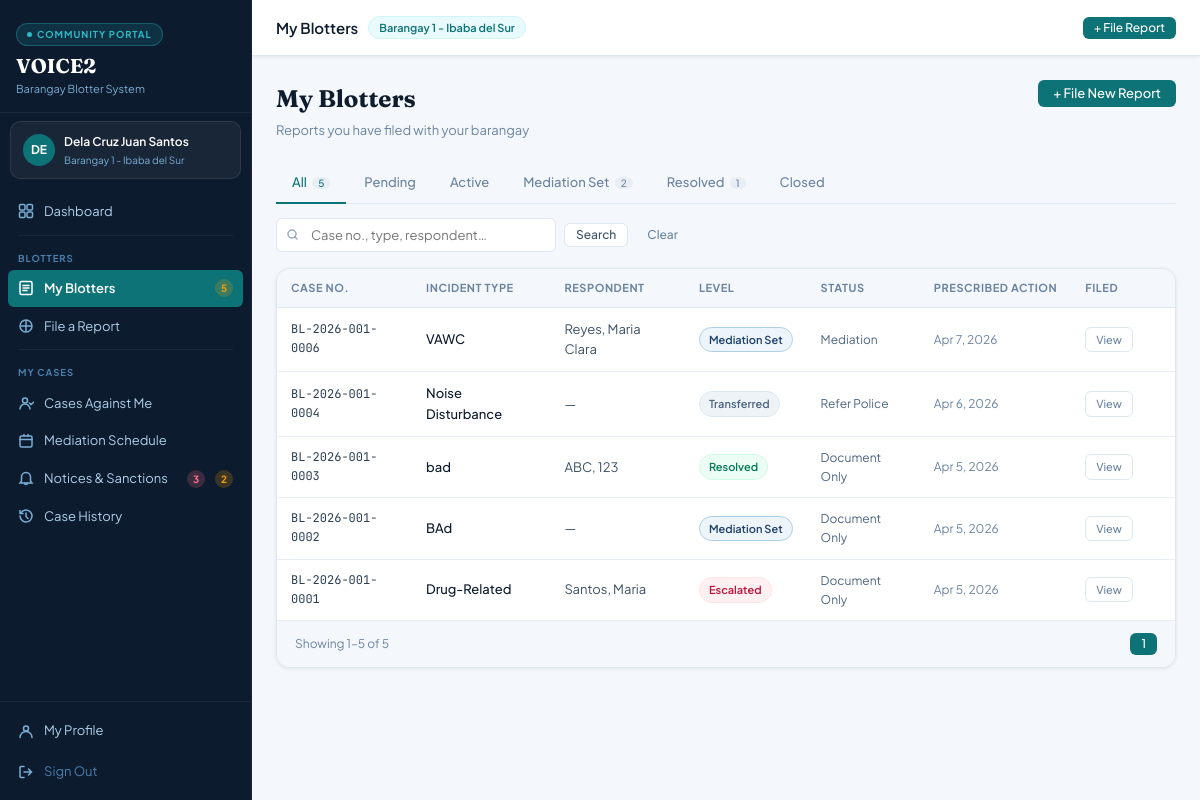
The app's page /community-portal/index.php?page=my-blotters (signed in) with its own data.
### tables this page shows
CREATE TABLE `barangays` (
  `id` int(10) UNSIGNED NOT NULL,
  `name` varchar(120) NOT NULL,
  `municipality` varchar(120) NOT NULL,
  `province` varchar(120) DEFAULT NULL,
  `psgc_code` varchar(20) DEFAULT NULL,
  `contact_no` varchar(20) DEFAULT NULL,
  `email` varchar(120) DEFAULT NULL,
  `address` text DEFAULT NULL,
  `captain_name` varchar(120) DEFAULT NULL,
  `is_active` tinyint(1) NOT NULL DEFAULT 1,
  `created_at` datetime NOT NULL DEFAULT current_timestamp(),
  `updated_at` datetime NOT NULL DEFAULT current_timestamp() ON UPDATE current_timestamp()
);

CREATE TABLE `blotters` (
  `id` int(10) UNSIGNED NOT NULL,
  `case_number` varchar(30) NOT NULL,
  `barangay_id` int(10) UNSIGNED NOT NULL,
  `complainant_user_id` int(10) UNSIGNED DEFAULT NULL,
  `respondent_user_id` int(10) UNSIGNED DEFAULT NULL,
  `complainant_name` varchar(200) NOT NULL,
  `complainant_contact` varchar(20) DEFAULT NULL,
  `complainant_address` text DEFAULT NULL,
  `respondent_name` varchar(200) NOT NULL DEFAULT 'Unknown',
  `respondent_contact` varchar(20) DEFAULT NULL,
  `respondent_address` text DEFAULT NULL,
  `incident_type` varchar(100) NOT NULL,
  `violation_level` enum('minor','moderate','serious','critical') NOT NULL,
  `incident_date` date NOT NULL,
  `incident_time` time DEFAULT NULL,
  `incident_location` text DEFAULT NULL,
  `incident_lat` decimal(10,7) DEFAULT NULL,
  `incident_lng` decimal(10,7) DEFAULT NULL,
  `narrative` text DEFAULT NULL,
  `prescribed_action` enum('document_only','mediation','refer_barangay','refer_police','refer_vawc','escalate_municipality','pending') NOT NULL DEFAULT 'pending',
  `status` enum('pending_review','active','mediation_set','escalated','resolved','closed','transferred','dismissed','cfa_issued','repudiated') NOT NULL DEFAULT 'pending_review',
  `assigned_officer_id` int(10) UNSIGNED DEFAULT NULL,
  `filed_by_user_id` int(10) UNSIGNED DEFAULT NULL,
  `remarks` text DEFAULT NULL,
  `complainant_missed` tinyint(3) UNSIGNED NOT NULL DEFAULT 0 COMMENT 'How many mediation sessions complainant missed',
  `respondent_missed` tinyint(3) UNSIGNED NOT NULL DEFAULT 0 COMMENT 'How many mediation sessions respondent missed',
  `created_at` datetime NOT NULL DEFAULT current_timestamp(),
  `updated_at` datetime NOT NULL DEFAULT current_timestamp() ON UPDATE current_timestamp()
);

### connection/connect.php (called while the page is built, shortened)
<?php
function currentUser(): array {
    return [
        'id'         => $_SESSION['user_id']   ?? null,
        'name'       => $_SESSION['user_name'] ?? null,
        'role'       => $_SESSION['user_role'] ?? null,
        'barangay_id'=> $_SESSION['barangay_id'] ?? null,
    ];
}
function e(string $str): string {
    return htmlspecialchars($str, ENT_QUOTES, 'UTF-8');
}

### community-portal/pages/my-blotters.php (the view, shortened to what this page needs)
<?php
$uid = (int)$user['id'];
$f_status = $_GET['status'] ?? '';
$f_search = $_GET['search'] ?? '';
$pg = max(1, (int)($_GET['pg'] ?? 1));
$per = 15; $off = ($pg - 1) * $per;
$where = ["complainant_user_id = $uid"]; $params = [];
$ws = 'WHERE ' . implode(' AND ', $where);
$blotters = []; $total = 0;
try {
    $c = $pdo->prepare("SELECT COUNT(*) FROM blotters $ws"); $c->execute($params); $total = (int)$c->fetchColumn();
    $s = $pdo->prepare("SELECT * FROM blotters $ws ORDER BY created_at DESC LIMIT ? OFFSET ?");
    $s->execute(array_merge($params, [$per, $off]));
    $blotters = $s->fetchAll();
} catch (PDOException $e) {}
$total_pages = max(1, (int)ceil($total / $per));
$tcounts = [];
try {
    $rows = $pdo->query("SELECT status, COUNT(*) c FROM blotters WHERE complainant_user_id=$uid GROUP BY status")->fetchAll();
    foreach ($rows as $r) $tcounts[$r['status']] = (int)$r['c'];
} catch (PDOException $e) {}
$tcounts['all'] = array_sum($tcounts);
function mbq(array $o = []): string {
    $b = array_filter(['page'=>'my-blotters','status'=>$_GET['status']??'','search'=>$_GET['search']??''], fn($v)=>$v!=='');
    return '?' . http_build_query(array_merge($b, $o));
}
$sm = ['pending_review'=>'ch-amber','active'=>'ch-teal','mediation_set'=>'ch-navy','resolved'=>'ch-green','closed'=>'ch-slate','escalated'=>'ch-rose','transferred'=>'ch-slate'];
?>
<div class="page-hdr">
  <div class="page-hdr-left"><h2>My Blotters</h2><p>Reports you have filed with your barangay</p></div>
  <a href="?page=file-report" class="btn btn-primary">+ File New Report</a>
</div>
<div class="tab-bar" style="margin-bottom:0;border-bottom:none">
  <?php
  $tabs = ['' => 'All', 'pending_review' => 'Pending', 'active' => 'Active', 'mediation_set' => 'Mediation Set', 'resolved' => 'Resolved', 'closed' => 'Closed'];
  foreach ($tabs as $val => $lbl):
    $cnt = $val === '' ? ($tcounts['all']??0) : ($tcounts[$val]??0);
  ?>
  <a class="tab-item <?= $f_status===$val?'active':'' ?>" href="<?= mbq(['status'=>$val,'pg'=>1]) ?>">
    <?= $lbl ?><?php if ($cnt): ?> <span style="font-size:10px;background:var(--surface-2);padding:0 6px;border-radius:10px;margin-left:3px"><?= $cnt ?></span><?php endif; ?>
  </a>
  <?php endforeach; ?>
</div>
<div style="height:1px;background:var(--ink-100);margin-bottom:14px"></div>
<form method="GET" class="filter-bar">
  <div class="inp-icon" style="flex:1;max-width:280px">
    <input type="search" name="search" placeholder="Case no., type, respondent…" value="<?= e($f_search) ?>">
  </div>
  <button type="submit" class="btn btn-outline btn-sm">Search</button>
  <a href="?page=my-blotters" class="btn btn-ghost btn-sm">Clear</a>
</form>
<div class="card">
  <div class="tbl-wrap">
    <table>
      <thead><tr><th>Case No.</th><th>Incident Type</th><th>Respondent</th><th>Level</th><th>Status</th><th>Prescribed Action</th><th>Filed</th><th></th></tr></thead>
      <tbody>
      <?php if (empty($blotters)): ?>
        <tr><td colspan="8"><div class="empty-state"><div class="es-icon">📋</div><div class="es-title">No reports found</div><div class="es-sub"><a href="?page=file-report" style="color:var(--green-600)">File your first report →</a></div></div></td></tr>
      <?php else: foreach ($blotters as $b): ?>
        <tr>
          <td class="td-mono"><?= e($b['case_number']) ?></td>
          <td class="td-main"><?= e($b['incident_type']) ?></td>
          <td><?= e($b['respondent_name'] ?: '—') ?></td>
          <td><span class="chip <?= $sm[$b['status']]??'ch-slate' ?>"><?= ucwords(str_replace('_',' ',$b['status'])) ?></span></td>
          <td style="font-size:12px;color:var(--ink-500)"><?= e(ucwords(str_replace('_',' ',$b['prescribed_action']??''))) ?: '—' ?></td>
          <td style="font-size:12px;color:var(--ink-400)"><?= date('M j, Y', strtotime($b['created_at'])) ?></td>
          <td><button class="act-btn" onclick="viewBlotter(<?= $b['id'] ?>)">View</button></td>
        </tr>
      <?php endforeach; endif; ?>
      </tbody>
    </table>
  </div>
  <div class="card-foot">
    <div class="pager">
      <span class="pager-info">Showing <?= min($off+1,$total) ?>–<?= min($off+$per,$total) ?> of <?= $total ?></span>
      <div class="pager-btns">
        <?php for ($i=max(1,$pg-2);$i<=min($total_pages,$pg+2);$i++): ?><a href="<?= mbq(['pg'=>$i]) ?>" class="btn <?= $i===$pg?'btn-primary':'btn-outline' ?> btn-sm"><?= $i ?></a><?php endfor; ?>
      </div>
    </div>
  </div>
</div>

### community-portal/index.php (shortened to what this page needs)
<?php
require_once '../connection/auth.php';
$user = currentUser();
$allowed = ['dashboard','my-blotters','file-report','assigned-cases','mediation','notices','history','profile'];
$page    = (isset($_GET['page']) && in_array($_GET['page'], $allowed)) ? $_GET['page'] : 'dashboard';
$titles = [
    'dashboard'      => 'Dashboard',
    'my-blotters'    => 'My Blotters',
    'file-report'    => 'File a Report',
    'assigned-cases' => 'Cases Against Me',
    'mediation'      => 'Mediation Schedule',
    'notices'        => 'Notices & Sanctions',
    'history'        => 'Case History',
    'profile'        => 'My Profile',
];
$uid = (int)$user['id'];
$bid = (int)$user['barangay_id'];
$bgy_name = 'Your Barangay';
try {
    $s = $pdo->prepare("SELECT name FROM barangays WHERE id = ? LIMIT 1");
    $s->execute([$bid]);
    $bgy_name = $s->fetchColumn() ?: $bgy_name;
} catch (PDOException $e) {}
$badge_blotters = $badge_cases = $badge_notices = $badge_med = $badge_sanctions = 0;
try {
    $uname = trim($user['name'] ?? '');
    $name_parts = array_filter(preg_split('/[\s,]+/', $uname), fn($p) => strlen($p) > 2);
    $name_likes = [];
    foreach ($name_parts as $part) {
        $name_likes[] = 'b.respondent_name LIKE ' . $pdo->quote('%' . $part . '%');
    }
    $name_match_sql = $name_likes ? '(' . implode(' AND ', $name_likes) . ')' : '1=0';
    $respondent_scope_sql = "(b.respondent_user_id=$uid OR (b.respondent_user_id IS NULL AND $name_match_sql))";
    $badge_blotters = (int)$pdo->query("SELECT COUNT(*) FROM blotters WHERE complainant_user_id=$uid")->fetchColumn();
    $badge_notices = (int)$pdo->query("SELECT COUNT(*) FROM party_notifications WHERE recipient_user_id=$uid AND read_at IS NULL AND status IN ('pending','sent')")->fetchColumn();
    $badge_penalties = (int)$pdo->query("
        SELECT COUNT(DISTINCT p.id)
        FROM penalties p
        JOIN blotters b ON b.id = p.blotter_id
        WHERE b.barangay_id = $bid
          AND (
            (p.missed_party IN ('respondent','both') AND $respondent_scope_sql)
            OR (p.missed_party IN ('complainant','both') AND b.complainant_user_id = $uid)
          )
    ")->fetchColumn();
    $badge_event_sanctions = (int)$pdo->query("
        SELECT COUNT(*) FROM (
            SELECT CONCAT('missed_resp:', ms.id) AS sanction_key
            FROM mediation_schedules ms
            JOIN blotters b ON b.id = ms.blotter_id
            WHERE b.barangay_id = $bid
              AND ms.missed_session = 1
              AND ms.no_show_by IN ('respondent','both')
              AND $respondent_scope_sql
            UNION
            SELECT CONCAT('missed_comp:', ms.id) AS sanction_key
            FROM mediation_schedules ms
            JOIN blotters b ON b.id = ms.blotter_id
            WHERE b.barangay_id = $bid
              AND b.complainant_user_id = $uid
              AND ms.missed_session = 1
              AND ms.no_show_by IN ('complainant','both')
            UNION
            SELECT CONCAT('referred_resp:', b.id) AS sanction_key
            FROM blotters b
            WHERE b.barangay_id = $bid
              AND $respondent_scope_sql
              AND (
                b.prescribed_action IN ('refer_police','refer_vawc','escalate_municipality')
                OR b.status IN ('escalated','cfa_issued','transferred')
              )
            UNION
            SELECT CONCAT('referred_comp:', b.id) AS sanction_key
            FROM blotters b
            WHERE b.barangay_id = $bid
              AND b.complainant_user_id = $uid
              AND (
                b.prescribed_action IN ('refer_police','refer_vawc','escalate_municipality')
                OR b.status IN ('escalated','cfa_issued','transferred')
              )
            UNION
            SELECT CONCAT('dismissed_comp:', b.id) AS sanction_key
            FROM blotters b
            WHERE b.barangay_id = $bid
              AND b.complainant_user_id = $uid
              AND b.status = 'dismissed'
            UNION
            SELECT CONCAT('dismissed_resp:', b.id) AS sanction_key
            FROM blotters b
            WHERE b.barangay_id = $bid
              AND $respondent_scope_sql
              AND b.status = 'dismissed'
        ) sanctions
    ")->fetchColumn();
    $badge_sanctions = $badge_penalties + $badge_event_sanctions;
} catch (PDOException $e) {}
?>
<!DOCTYPE html>
<html lang="en">
<head>
  <link rel="stylesheet" href="css/styles.css">
</head>
<body>
<div class="app">
  <aside class="sidebar">
    <div class="sb-brand">
      <div class="sb-pill"><div class="sb-dot"></div><span>Community Portal</span></div>
      <div class="sb-name">VOICE2</div>
      <div class="sb-sub">Barangay Blotter System</div>
    </div>
    <div class="user-chip">
      <div class="user-av"><?= strtoupper(substr($user['name'] ?? 'U', 0, 2)) ?></div>
      <div>
        <div class="user-nm"><?= e($user['name'] ?? 'Resident') ?></div>
        <div class="user-bgy"><?= e($bgy_name) ?></div>
      </div>
    </div>
    <nav>
      <a class="nav-a <?= $page==='dashboard'?'active':'' ?>" href="?page=dashboard">
        <span class="nav-lbl">Dashboard</span>
      </a>
      <div class="nav-hr"></div>
      <div class="nav-sec">Blotters</div>
      <a class="nav-a <?= $page==='my-blotters'?'active':'' ?>" href="?page=my-blotters">
        <svg class="nav-ic" viewBox="0 0 16 16" fill="none" stroke="currentColor" stroke-width="1.5" stroke-linecap="round"><rect x="2" y="1.5" width="12" height="13" rx="1.5"/><path d="M5 5.5h6M5 8h6M5 10.5h4"/></svg>
        <span class="nav-lbl">My Blotters</span>
        <?php if ($badge_blotters > 0): ?><span class="nav-badge nb-amber"><?= $badge_blotters ?></span><?php endif; ?>
      </a>
      <a class="nav-a <?= $page==='file-report'?'active':'' ?>" href="?page=file-report">
        <svg class="nav-ic" viewBox="0 0 16 16" fill="none" stroke="currentColor" stroke-width="1.5" stroke-linecap="round"><path d="M8 3v10M3 8h10"/><circle cx="8" cy="8" r="6"/></svg>
        <span class="nav-lbl">File a Report</span>
      </a>
      <div class="nav-hr"></div>
      <div class="nav-sec">My Cases</div>
      <a class="nav-a <?= $page==='assigned-cases'?'active':'' ?>" href="?page=assigned-cases">
        <svg class="nav-ic" viewBox="0 0 16 16" fill="none" stroke="currentColor" stroke-width="1.5" stroke-linecap="round"><circle cx="7" cy="5.5" r="2.5"/><path d="M2 14c0-3 2.5-5 5-5s5 2.2 5 5"/><path d="M11.5 8l1.5 1.5L16 7" stroke-width="1.5"/></svg>
        <span class="nav-lbl">Cases Against Me</span>
      </a>
      <a class="nav-a <?= $page==='mediation'?'active':'' ?>" href="?page=mediation">
        <svg class="nav-ic" viewBox="0 0 16 16" fill="none" stroke="currentColor" stroke-width="1.5" stroke-linecap="round"><rect x="2" y="3" width="12" height="11" rx="1.5"/><path d="M2 6.5h12M6 3V1.5M10 3V1.5"/></svg>
        <span class="nav-lbl">Mediation Schedule</span>
      </a>
      <a class="nav-a <?= $page==='notices'?'active':'' ?>" href="?page=notices">
        <svg class="nav-ic" viewBox="0 0 16 16" fill="none" stroke="currentColor" stroke-width="1.5" stroke-linecap="round"><path d="M8 1.5C5.5 1.5 3.5 3.5 3.5 6v4L2 12h12l-1.5-2V6C12.5 3.5 10.5 1.5 8 1.5z"/><path d="M6.5 12a1.5 1.5 0 0 0 3 0"/></svg>
        <span class="nav-lbl">Notices & Sanctions</span>
        <?php if ($badge_notices > 0): ?><span class="nav-badge nb-rose" title="Unread notices"><?= $badge_notices ?></span><?php endif; ?>
        <?php if ($badge_sanctions > 0): ?><span class="nav-badge nb-amber" title="Sanctions"><?= $badge_sanctions ?></span><?php endif; ?>
      </a>
      <a class="nav-a <?= $page==='history'?'active':'' ?>" href="?page=history">
        <svg class="nav-ic" viewBox="0 0 16 16" fill="none" stroke="currentColor" stroke-width="1.5" stroke-linecap="round"><path d="M2 8a6 6 0 1 0 .9-3.2"/><path d="M2 2.5V5.5h3"/><path d="M8 5v3.5l2 2"/></svg>
        <span class="nav-lbl">Case History</span>
      </a>
    </nav>
    <div class="sb-foot">
      <a class="nav-a <?= $page==='profile'?'active':'' ?>" href="?page=profile" style="margin-bottom:4px">
        <svg class="nav-ic" viewBox="0 0 16 16" fill="none" stroke="currentColor" stroke-width="1.5" stroke-linecap="round"><circle cx="8" cy="5.5" r="2.5"/><path d="M2 14.5c0-3.3 2.7-6 6-6s6 2.7 6 6"/></svg>
        <span class="nav-lbl">My Profile</span>
      </a>
      <a class="logout-row" href="../connection/logout.php">
        <svg class="nav-ic" viewBox="0 0 16 16" fill="none" stroke="currentColor" stroke-width="1.5" stroke-linecap="round"><path d="M6 13.5H3a1 1 0 0 1-1-1v-9a1 1 0 0 1 1-1h3"/><path d="M10.5 11l3-3-3-3M13.5 8H6"/></svg>
        <span>Sign Out</span>
      </a>
    </div>
  </aside>
  <div class="main">
    <div class="topbar">
      <div class="topbar-left">
        <span class="topbar-title"><?= e($titles[$page]) ?></span>
        <span class="topbar-badge"><?= e($bgy_name) ?></span>
      </div>
      <div class="topbar-actions">
        <a href="?page=file-report" class="btn btn-primary btn-sm">+ File Report</a>
      </div>
    </div>
    <div class="content">
      <?php include "pages/{$page}.php"; ?>
    </div>
  </div>
</div>
</body>
</html>

### records on screen
barangays: name "Barangay 1 - Ibaba del Sur"
blotters: case_number "BL-2026-001-0006", incident_type "VAWC", respondent_name "Reyes, Maria Clara", status "Mediation Set", prescribed_action "Mediation", created_at "Apr 7, 2026"
blotters: case_number "BL-2026-001-0004", incident_type "Noise Disturbance", respondent_name "—", status "Transferred", prescribed_action "Refer Police", created_at "Apr 6, 2026"
blotters: case_number "BL-2026-001-0003", incident_type "bad", respondent_name "ABC, 123", status "Resolved", prescribed_action "Document Only", created_at "Apr 5, 2026"
blotters: case_number "BL-2026-001-0002", incident_type "BAd", respondent_name "—", status "Mediation Set", prescribed_action "Document Only", created_at "Apr 5, 2026"
blotters: case_number "BL-2026-001-0001", incident_type "Drug-Related", respondent_name "Santos, Maria", status "Escalated", prescribed_action "Document Only", created_at "Apr 5, 2026"

### other values on screen
substr($user['name'] ?? 'U', 0, 2) "DE"
$user['name'] "Dela Cruz Juan Santos"
$badge_blotters "5"
$badge_notices "3"
$badge_sanctions "2"
$titles[$page] "My Blotters"
$lbl "All"
$cnt "5"
$lbl "Pending"
$lbl "Active"
$lbl "Mediation Set"
$cnt "2"
$lbl "Resolved"
$cnt "1"
$lbl "Closed"
